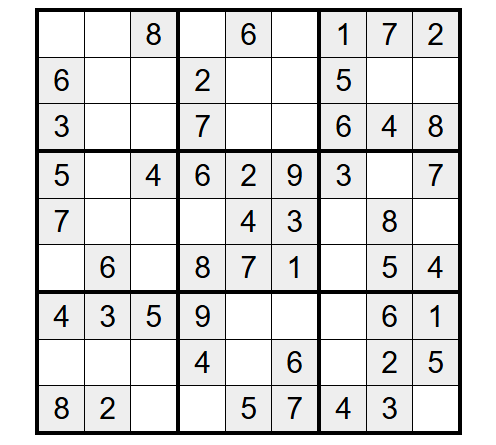
#> input picture uploaded.jpg, 496 x 445 px
$ python -i ocr_processing.py   (imports and definitions only)
#> lines starting #> are read from the running program, lines starting #| are printed output that depends on the picture; after the words box and inside, x2 and y2 are one past the last pixel; in counts of white or black regions, pixels touching at a corner belong together
import os
import cv2
import numpy as np
import pytesseract
from typing import List, Optional

# -------------------------------
# Tesseract configuration
# -------------------------------
pytesseract.pytesseract.tesseract_cmd = os.environ.get(
    "TESSERACT_CMD", "/usr/bin/tesseract"
)

# -------------------------------
# Utility functions
# -------------------------------
def _order_points(pts: np.ndarray) -> np.ndarray:
    rect = np.zeros((4, 2), dtype="float32")
    s = pts.sum(axis=1)
    rect[0] = pts[np.argmin(s)]
    rect[2] = pts[np.argmax(s)]
    diff = np.diff(pts, axis=1)
    rect[1] = pts[np.argmin(diff)]
    rect[3] = pts[np.argmax(diff)]
    return rect


def _four_point_transform(image: np.ndarray, pts: np.ndarray) -> np.ndarray:
    rect = _order_points(pts)
    (tl, tr, br, bl) = rect

    widthA = np.linalg.norm(br - bl)
    widthB = np.linalg.norm(tr - tl)
    maxW = int(max(widthA, widthB))

    heightA = np.linalg.norm(tr - br)
    heightB = np.linalg.norm(tl - bl)
    maxH = int(max(heightA, heightB))

    dst = np.array([
        [0, 0],
        [maxW - 1, 0],
        [maxW - 1, maxH - 1],
        [0, maxH - 1]
    ], dtype="float32")

    M = cv2.getPerspectiveTransform(rect, dst)
    return cv2.warpPerspective(image, M, (maxW, maxH))


def _find_puzzle_contour(edged: np.ndarray) -> Optional[np.ndarray]:
    cnts, _ = cv2.findContours(edged, cv2.RETR_EXTERNAL, cv2.CHAIN_APPROX_SIMPLE)
    if not cnts:
        return None

    cnts = sorted(cnts, key=cv2.contourArea, reverse=True)

    for c in cnts:
        peri = cv2.arcLength(c, True)
        approx = cv2.approxPolyDP(c, 0.02 * peri, True)
        approx = approx.reshape(-1, 2)

        if approx.shape[0] >= 4:
            return approx[:4].astype("float32")

    return None


def _prepare_for_ocr(cell: np.ndarray) -> np.ndarray:
    gray = cv2.cvtColor(cell, cv2.COLOR_BGR2GRAY) if cell.ndim == 3 else cell
    gray = cv2.GaussianBlur(gray, (3, 3), 0)

    bw = cv2.adaptiveThreshold(
        gray, 255,
        cv2.ADAPTIVE_THRESH_GAUSSIAN_C,
        cv2.THRESH_BINARY_INV,
        11, 2
    )

    kernel = np.ones((2, 2), np.uint8)
    bw = cv2.morphologyEx(bw, cv2.MORPH_OPEN, kernel)

    return bw


def _ocr_digit(img: np.ndarray) -> int:
    # Skip nearly empty cells
    if cv2.countNonZero(img) < 30:
        return 0

    config = "--oem 3 --psm 10 -c tessedit_char_whitelist=123456789"
    text = pytesseract.image_to_string(img, config=config).strip()

    for ch in text:
        if ch in "123456789":
            return int(ch)

    return 0


def _extract_cells(warped: np.ndarray, grid_size: int = 9) -> List[List[np.ndarray]]:
    gray = cv2.cvtColor(warped, cv2.COLOR_BGR2GRAY) if warped.ndim == 3 else warped
    h, w = gray.shape
    cell_h, cell_w = h // grid_size, w // grid_size

    cells: List[List[np.ndarray]] = []

    for r in range(grid_size):
        row = []
        for c in range(grid_size):
            y1, y2 = r * cell_h, (r + 1) * cell_h
            x1, x2 = c * cell_w, (c + 1) * cell_w
            cell = warped[y1:y2, x1:x2]

            margin_h = max(1, cell.shape[0] // 12)
            margin_w = max(1, cell.shape[1] // 12)
            cell = cell[margin_h:-margin_h, margin_w:-margin_w]

            row.append(cell)
        cells.append(row)

    return cells


# -------------------------------
# Main OCR function
# -------------------------------
def extract_sudoku_grid(image_path: str) -> Optional[List[List[int]]]:
#> called with image_path = 'uploaded.jpg'
    image = cv2.imread(image_path)
#> image is the input picture: shape (445, 496, 3); mean B, G, R 220.9, 220.8, 220.8
    if image is None:
        return None

    # Resize large images
    ratio = 900.0 / max(image.shape[:2])
#> ratio = 1.81
    if ratio < 1.0:
        image = cv2.resize(
            image,
            (int(image.shape[1] * ratio), int(image.shape[0] * ratio)),
            interpolation=cv2.INTER_AREA
        )

    gray = cv2.cvtColor(image, cv2.COLOR_BGR2GRAY)
    blur = cv2.GaussianBlur(gray, (7, 7), 0)
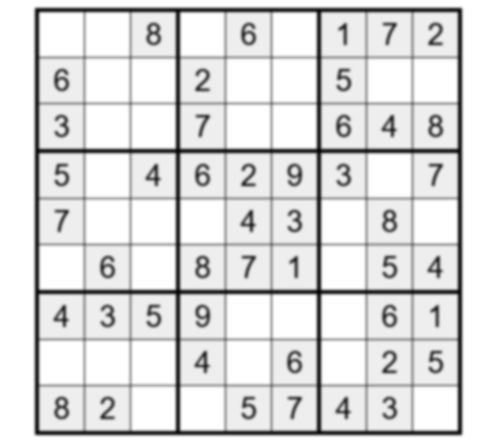
#> blur: shape (445, 496); min 7, max 255, mean 220.9

    edged = cv2.Canny(blur, 50, 150)
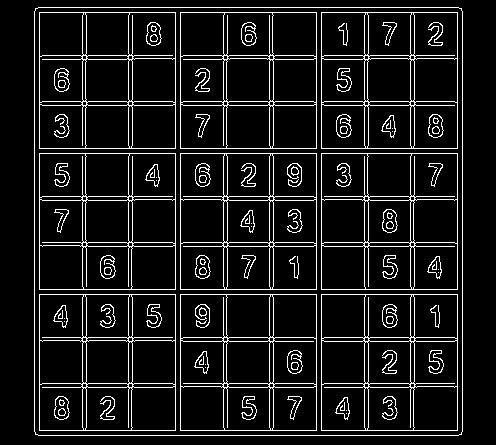
#> edged: shape (445, 496); 9.4% white in thin lines or dots, all inside (x1, y1, x2, y2) = (34, 7, 463, 436)
    edged = cv2.dilate(edged, np.ones((3, 3), np.uint8))
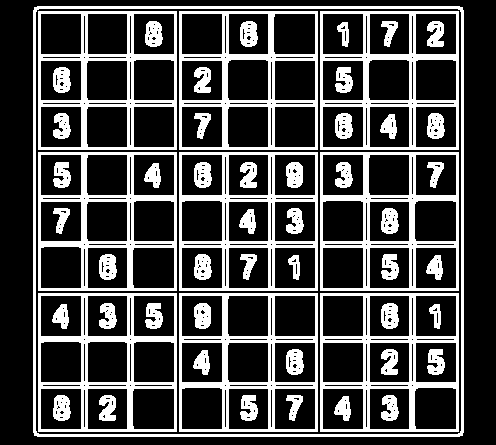
#> edged: shape (445, 496); 28.1% white; 56 white regions

    quad = _find_puzzle_contour(edged)
#> in _find_puzzle_contour, `cnts, _ = cv2.findContours(edged, cv2.RETR_EXTERNAL, cv2.CHAIN_APPROX_..`: cnts = 1 contour; box (x1, y1, x2, y2) and area: (33, 6, 464, 437) 184876
#> the loop in _find_puzzle_contour, `for c in cnts:` made 1 pass
#> (peri, approx) on pass 1: (1715.3, [[34, 7], [34, 435], [462, 435], [462, 7]])
#> quad = [[34, 7], [34, 435], [462, 435], [462, 7]]

    if quad is None:
        th = cv2.adaptiveThreshold(
            gray, 255,
            cv2.ADAPTIVE_THRESH_GAUSSIAN_C,
            cv2.THRESH_BINARY_INV,
            11, 2
        )
        th = cv2.dilate(th, np.ones((3, 3), np.uint8))
        quad = _find_puzzle_contour(th)

        if quad is None:
            return None

    warped = _four_point_transform(image, quad)
#> in _order_points, `s = pts.sum(axis=1)`: s = [41, 469, 897, 469]
#> in _order_points, `diff = np.diff(pts, axis=1)`: diff = [-27, 401, -27, -455]
#> in _four_point_transform, `rect = _order_points(pts)`: rect = [[34, 7], [462, 7], [462, 435], [34, 435]]
#> in _four_point_transform, `(tl, tr, br, bl) = rect`: tl = [34, 7]; tr = [462, 7]; br = [462, 435]; bl = [34, 435]
#> in _four_point_transform, `widthA = np.linalg.norm(br - bl)`: widthA = 428
#> in _four_point_transform, `dst = np.array([ [0, 0], [maxW - 1, 0], [maxW - 1, maxH - 1], [0, maxH..`: dst = [[0, 0], [427, 0], [427, 427], [0, 427]]
#> in _four_point_transform, `M = cv2.getPerspectiveTransform(rect, dst)`: M = [[0.998, 1.01e-17, -33.92], [0, 0.998, -6.98], [-5.83e-20, 1.94e-20, 1]]
#> in _four_point_transform, `return cv2.warpPerspective(image, M, (maxW, maxH))`:
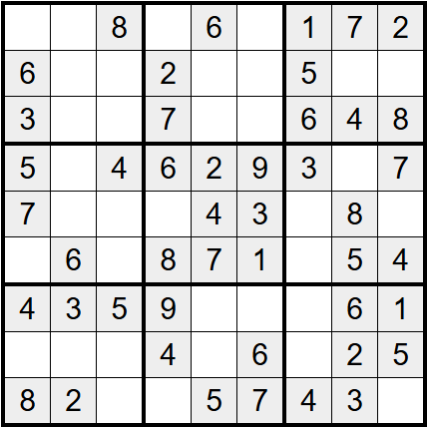
#> returned value: shape (428, 428, 3); mean of channels 0, 1, 2 214, 214, 214; drawn as B, G, R
    side = min(warped.shape[:2])
#> side = 428
    warped = cv2.resize(warped, (side, side), interpolation=cv2.INTER_CUBIC)

    cells = _extract_cells(warped, 9)
#> in _extract_cells, `gray = cv2.cvtColor(warped, cv2.COLOR_BGR2GRAY) if warped.ndim == 3 el..`:
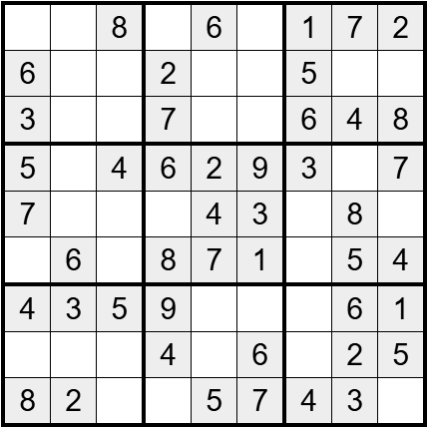
#> gray: shape (428, 428); min 0, max 255, mean 214
#> after the loop in _extract_cells, `for r in range(grid_size):`: cells = 9 items
#> cells = 9 items

    grid: List[List[int]] = []
    for r in range(9):
        row_vals = []
        for c in range(9):
            cell_img = _prepare_for_ocr(cells[r][c])
            digit = _ocr_digit(cell_img)
            row_vals.append(digit)
        grid.append(row_vals)
#> this loop made 1 pass
#> pass 1, in _prepare_for_ocr, `gray = cv2.GaussianBlur(gray, (3, 3), 0)`:
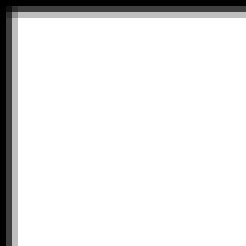
#> gray: shape (41, 41) (shown 6 times larger); min 0, max 255, mean 230.7
#> pass 1, in _prepare_for_ocr, `bw = cv2.morphologyEx(bw, cv2.MORPH_OPEN, kernel)`:
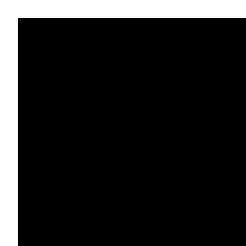
#> bw: shape (41, 41) (shown 6 times larger); 14.1% white; 1 white region, box (x1, y1, x2, y2) and area: (0, 0, 41, 41) 237
#> after the loop, grid = []

    return grid

#> (the run stopped early here; a loop or call above may not have finished)
